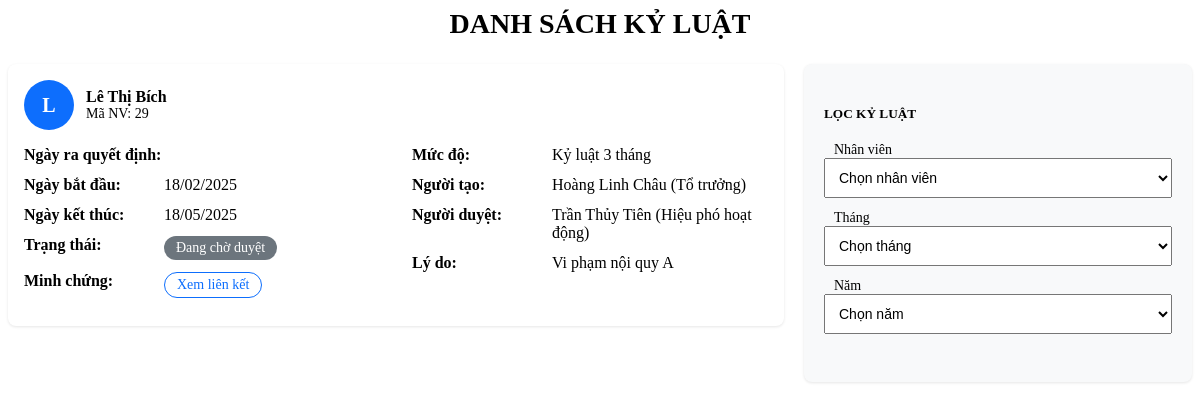
Page /ky-luat/ (signed in) on the earlier database version.
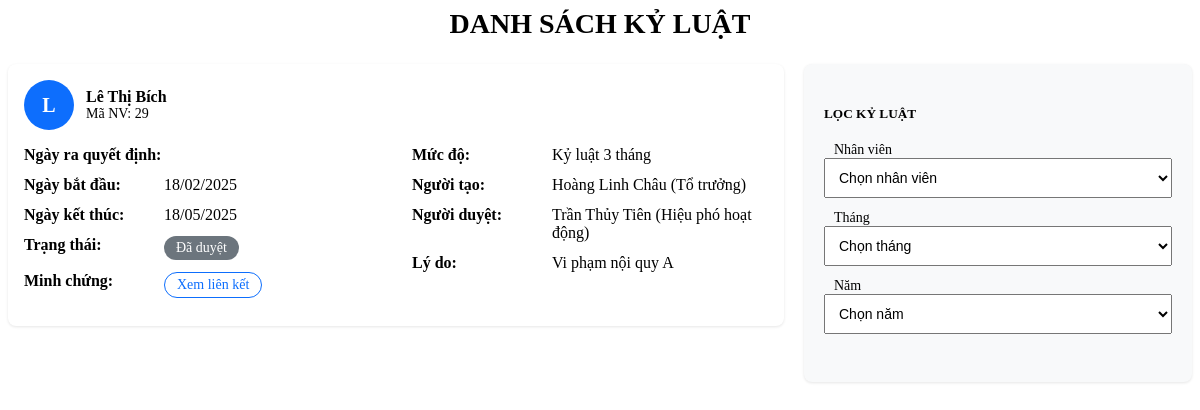
Same page on the later database version.
### HOME/models.py (models this page shows, shortened)
class KyLuat(models.Model):
  MUC_DO_CHOICES = (
      ('KY_LUAT_3_THANG', 'Kỷ luật 3 tháng'),
      ('KY_LUAT_6_THANG', 'Kỷ luật 6 tháng'),
      ('PHAT_TIEN', 'Phạt tiền'),
  )
  TRANG_THAI_CHOICES = (
      ('DANG_CHO_DUYET', 'Đang chờ duyệt'),
      ('DA_DUYET', 'Đã duyệt'),
      ('DA_TU_CHOI', 'Đã từ chối'),
  )
  nhan_vien = models.ForeignKey('NhanVien', on_delete=models.CASCADE, related_name='ky_luat_nhan_vien')
  ngay_bat_dau = models.DateField(null=True)
  ngay_ra_quyet_dinh = models.DateField(null=True)
  ngay_ket_thuc = models.DateField(null=True, blank=True)
  muc_do = models.CharField(max_length=20, choices=MUC_DO_CHOICES)
  so_tien_phat = models.DecimalField(max_digits=15, decimal_places=2, null=True, blank=True, validators=[MinValueValidator(0)])
  ly_do = models.TextField(null=True)
  nguoi_tao_don = models.ForeignKey('NhanVien', on_delete=models.SET_NULL, null=True, blank=True, related_name='ky_luat_tao')
  nguoi_duyet_don = models.ForeignKey('NhanVien', on_delete=models.SET_NULL,  null=True, blank=True, related_name='ky_luat_duyet')
  trang_thai = models.CharField(max_length=20, choices=TRANG_THAI_CHOICES, default='DANG_CHO_DUYET')
  minh_chung_file = models.FileField(upload_to='minh_chung_ky_luat/', null=True, blank=True)
  minh_chung_url = models.URLField(max_length=200, null=True, blank=True)

class NhanVien(models.Model):
 user = models.OneToOneField(User, on_delete=models.CASCADE, unique=True, null=False, related_name='nhanvien_home')
 ten_nv = models.CharField(max_length=100)
 anh_ca_nhan = models.ImageField(upload_to='nhanvien/', null=True, blank=True)
 gioi_tinh = models.CharField(max_length=10, choices=[('2', 'Nam'), ('1', 'Nữ')],default='1')
 ngay_sinh = models.DateField(null=True)
 vi_tri_cong_viec = models.CharField(max_length=100, blank=True, null=True)
 to_phong_ban = models.CharField(max_length=50, choices=TO_PHONG_BAN_CHOICES)
 trinh_do_hoc_van = models.CharField(max_length=50, choices=TRINH_DO_HOC_VAN_CHOICES)
 chuyen_nganh = models.CharField(max_length=100, null=True)
 noi_dao_tao = models.CharField(max_length=100)
 nam_tn = models.IntegerField(null=True)
 ngay_cap = models.DateField(null=True)
 noi_cap = models.CharField(max_length=100)
 dia_chi_tam_tru = models.TextField(null=True)
 chuc_vu = models.CharField(max_length=150, null=True)
 so_dien_thoai = models.CharField(
     max_length=10,
     unique=True)
 email = models.EmailField(unique=True, max_length=50, null=True)
 so_cccd = models.CharField(
     max_length=12,
     unique=True
 )
 phu_caps = models.ManyToManyField(PhuCap, through='PhuCapNhanVien',blank=True)
 class Meta:
     db_table = 'HOME_nhanvien'

### KyLuat/views.py (the view)
# urls.py: path('ky-luat/', ky_luat_list, name='ky_luat_list'),
@login_required
def ky_luat_list(request):
    try:
        nhan_vien = NhanVien.objects.get(user=request.user)
        if nhan_vien.chuc_vu not in ['Hiệu Trưởng', 'Hiệu phó chuyên môn', 'Hiệu phó hoạt động', 'Tổ trưởng']:
            return redirect('ky_luat_khen_thuong')
    except NhanVien.DoesNotExist:
        raise PermissionDenied("Bạn không phải nhân viên hợp lệ.")
    if nhan_vien.chuc_vu == 'Tổ trưởng':
        ky_luat_list = KyLuat.objects.filter(nhan_vien__to_phong_ban=nhan_vien.to_phong_ban).order_by('-ngay_ra_quyet_dinh')
        nhan_vien_list = NhanVien.objects.filter(to_phong_ban=nhan_vien.to_phong_ban)
    elif nhan_vien.chuc_vu == 'Hiệu phó chuyên môn':
        ky_luat_list = KyLuat.objects.filter(nhan_vien__vi_tri_cong_viec__in=['Giáo viên', 'Kế toán', 'Nhân sự', 'Tuyển sinh']).order_by('-ngay_ra_quyet_dinh')
        nhan_vien_list = NhanVien.objects.filter(vi_tri_cong_viec__in=['Giáo viên', 'Kế toán', 'Nhân sự', 'Tuyển sinh'])
    elif nhan_vien.chuc_vu == 'Hiệu phó hoạt động':
        ky_luat_list = KyLuat.objects.filter(nhan_vien__vi_tri_cong_viec__in=['Bếp', 'Y - tế']).order_by('-ngay_ra_quyet_dinh')
        nhan_vien_list = NhanVien.objects.filter(vi_tri_cong_viec__in=['Bếp', 'Y - tế'])
    else:  # Hiệu Trưởng
        ky_luat_list = KyLuat.objects.all().order_by('-ngay_ra_quyet_dinh')
        nhan_vien_list = NhanVien.objects.all()
    thang_list = KyLuat.objects.dates('ngay_bat_dau', 'month', order='DESC')
    nam_list = KyLuat.objects.dates('ngay_bat_dau', 'year', order='DESC')
    nhan_vien_id = request.GET.get('nhan_vien')
    thang = request.GET.get('thang')
    nam = request.GET.get('nam')
    if nhan_vien_id:
        ky_luat_list = ky_luat_list.filter(nhan_vien_id=nhan_vien_id)
    if thang:
        ky_luat_list = ky_luat_list.filter(ngay_bat_dau__month=int(thang))
    if nam:
        ky_luat_list = ky_luat_list.filter(ngay_bat_dau__year=int(nam))
    return render(request, 'KyLuat/Kyluat_list.html', {
        'ky_luat_list': ky_luat_list,
        'nhan_vien_list': nhan_vien_list,
        'thang_list': [date.month for date in thang_list],
        'nam_list': [date.year for date in nam_list],
        'user_nhan_vien': nhan_vien,
        'allowed_roles': ['Hiệu Trưởng', 'Hiệu phó chuyên môn', 'Hiệu phó hoạt động', 'Tổ trưởng'],
    })

### templates/KyLuat/Kyluat_list.html (shortened to what the changed rows need)
{% load static %}
<div class="container py-4">
    <h2 class="page-title">DANH SÁCH KỶ LUẬT</h2>
    <div class="content-row">
        <div class="list-container" id="ky-luat-nhan-vien-list">
            {% if ky_luat_list %}
                {% for ky_luat in ky_luat_list %}
                <div class="card ky-luat-item" data-date="{{ ky_luat.ngay_bat_dau|date:'Y-m' }}" data-nhan-vien="{{ ky_luat.nhan_vien.id }}">
                    <div style="display: flex; justify-content: space-between; align-items: center;">
                        <div style="display: flex; align-items: center; gap: 12px;">
                            <div class="employee-avatar">
                                {{ ky_luat.nhan_vien.ten_nv|slice:":1" }}
                            </div>
                            <div>
                                <strong>{{ ky_luat.nhan_vien.ten_nv }}</strong><br>
                                <span style="font-size: 14px;">Mã NV: {{ ky_luat.nhan_vien.user_id }}</span>
                            </div>
                        </div>
                    </div>
                    <div class="content-two-columns" style="margin-top: 16px;">
                        <div class="column-left">
                            <div class="info-row">
                                <span class="info-label">Ngày ra quyết định:</span>
                            </div>
                            <div class="info-row">
                                <span class="info-label">Ngày bắt đầu:</span>
                                <span>{{ ky_luat.ngay_bat_dau|date:"d/m/Y" }}</span>
                            </div>
                            <div class="info-row">
                                <span class="info-label">Ngày kết thúc:</span>
                                <span>{{ ky_luat.ngay_ket_thuc|default:""|date:"d/m/Y" }}</span>
                            </div>
                            <div class="info-row">
                                <span class="info-label">Trạng thái:</span>
                                <span class="status-badge {% if ky_luat.trang_thai == 'DA_DUYET' %}status-approved{% elif ky_luat.trang_thai == 'DANG_CHO_DUYET' %}status-pending{% else %}status-rejected{% endif %}">
                                    {{ ky_luat.get_trang_thai_display }}
                                </span>
                            </div>
                            <div class="info-row">
                                <span class="info-label">Minh chứng:</span>
                                <span>
                                    {% if ky_luat.minh_chung_file %}
                                        <a href="{{ ky_luat.minh_chung_file.url }}" target="_blank" class="link-btn">Xem liên kết</a>
                                    {% elif ky_luat.minh_chung_url %}
                                        <a href="{{ ky_luat.minh_chung_url }}" target="_blank" class="link-btn">Xem liên kết</a>
                                    {% else %}
                                        Không có
                                    {% endif %}
                                </span>
                            </div>
                        </div>
                        <div class="column-right">
                            <div class="info-row">
                                <span class="info-label">Mức độ:</span>
                                <span>{{ ky_luat.get_muc_do_display|default:"Kỷ luật 3 tháng" }}</span>
                            </div>
                            <div class="info-row">
                                <span class="info-label">Người tạo:</span>
                                <span>{{ ky_luat.nguoi_tao_don.ten_nv|default:"N/A" }} ({{ ky_luat.nguoi_tao_don.chuc_vu|default:"N/A" }})</span>
                            </div>
                            <div class="info-row">
                                <span class="info-label">Người duyệt:</span>
                                <span>{{ ky_luat.nguoi_duyet_don.ten_nv|default:"Chưa duyệt" }} {% if ky_luat.nguoi_duyet_don %}({{ ky_luat.nguoi_duyet_don.chuc_vu|default:"N/A" }}){% endif %}</span>
                            </div>
                            <div class="info-row">
                                <span class="info-label">Lý do:</span>
                                <span>{{ ky_luat.ly_do|default:"N/A" }}</span>
                            </div>
                        </div>
                    </div>
                </div>
                {% endfor %}
            {% else %}
                <div class="no-data-message text-center py-5 bg-light rounded">
                    <p class="text-muted mb-0">Không có dữ liệu kỷ luật.</p>
                </div>
            {% endif %}
        </div>
    </div>
</div>

Differences in the rows shown:
changed KyLuat "Kỷ luật 3 tháng": trang_thai "Đang chờ duyệt" → "Đã duyệt"
